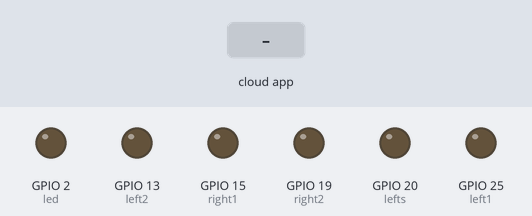
A sketch run on a simulated ESP32. Shown: output pins drawn as LEDs (lit = HIGH). Inputs (shaded band) come from the test bench. WiFi joins after 1.5 s; servers stay silent unless stated; no MQTT or app messages arrive unless stated; what the sketch prints to the serial monitor is not drawn.

Above: at 0.1 s.
At 3.6 s:
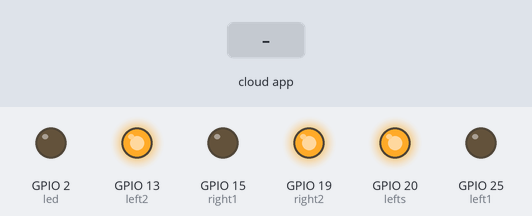
3.7 s: the phone or cloud app sets esp8266 to 1
At 4.1 s:
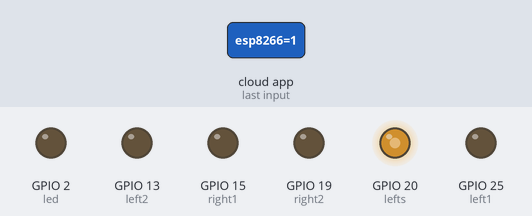
Timing chart, 0 to 6.7 s (numbered marks = the images above; inputs shaded):
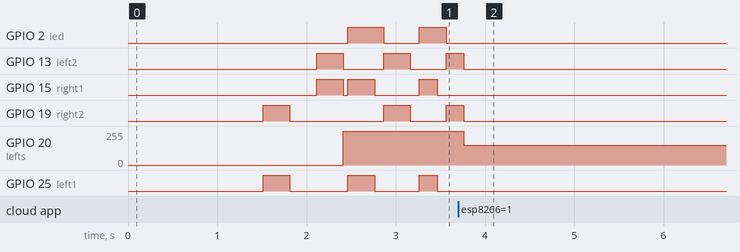

The sketch:

mqtt.ino
```cpp
#include <WiFi.h>
#include "Adafruit_MQTT.h"
#include "Adafruit_MQTT_Client.h"
#include <analogWrite.h>
/************************* WiFi Access Point *********************************/
#define WLAN_SSID       "ni milega"
#define WLAN_PASS       "9336585507"
#define MQTT_SERVER      "192.168.43.124"  // give static address
#define MQTT_PORT         1883
#define MQTT_USERNAME    ""
#define MQTT_PASSWORD         ""
#define left1        25
#define left2        13
#define lefts        20
#define right1       15
#define right2       19
#define rights       20
#define led   2

// Create an ESP8266 WiFiClient class to connect to the MQTT server.
WiFiClient client;
// Setup the MQTT client class by passing in the WiFi client and MQTT server and login details.
Adafruit_MQTT_Client mqtt(&client, MQTT_SERVER, MQTT_PORT, MQTT_USERNAME, MQTT_PASSWORD);
/****************************** Feeds ***************************************/
// Setup a feed called 'pi_led' for publishing.
// Notice MQTT paths for AIO follow the form: <username>/feeds/<feedname>
Adafruit_MQTT_Publish pi_led = Adafruit_MQTT_Publish(&mqtt, MQTT_USERNAME "/leds/pi");
// Setup a feed called 'esp8266_led' for subscribing to changes.
Adafruit_MQTT_Subscribe esp8266_led = Adafruit_MQTT_Subscribe(&mqtt, MQTT_USERNAME "/leds/esp8266");
/*************************** Sketch Code ************************************/
void MQTT_connect();
int speeds=255;
void setup() {
 Serial.begin(115200);
 delay(10);

 pinMode(left1, OUTPUT);
 pinMode(left2, OUTPUT);
 pinMode(right1, OUTPUT);
 pinMode(right2, OUTPUT);
 pinMode(lefts, OUTPUT);
 pinMode(rights, OUTPUT);
 pinMode(led, OUTPUT);
 Serial.println(F("RPi-ESP-MQTT"));
 // Connect to WiFi access point.
 Serial.println(); Serial.println();
 Serial.print("Connecting to ");
 Serial.println(WLAN_SSID);
 WiFi.begin(WLAN_SSID, WLAN_PASS);
 while (WiFi.status() != WL_CONNECTED) {
   delay(500);
   Serial.print(".");
 }
 Serial.println();
 Serial.println("WiFi connected");
 right();
 delay(300);
  stopp();
  delay(300);
 left();
 delay(300);
 stopp();
 Serial.println("IP address: "); Serial.println(WiFi.localIP());
 // Setup MQTT subscription for esp8266_led feed.
 mqtt.subscribe(&esp8266_led);
}
uint32_t x=0;
void loop() {
  analogWrite(lefts, speeds);
  analogWrite(rights, speeds);
 // Ensure the connection to the MQTT server is alive (this will make the first
 // connection and automatically reconnect when disconnected).  See the MQTT_connect
 MQTT_connect();
 // this is our 'wait for incoming subscription packets' busy subloop
 // try to spend your time here
 // Here its read the subscription
 Adafruit_MQTT_Subscribe *subscription;
 while ((subscription = mqtt.readSubscription())) {
   if (subscription == &esp8266_led) {
     Serial.print(F("Got: "));
     Serial.println((char *)esp8266_led.lastread);
     char aa= *esp8266_led.lastread;

    if (aa=='F')
{
     forward();
     Serial.println("F");
}
     else if (aa=='S')
     {
     stopp();
     Serial.println("S");
     Serial.println("Delete this line");
     }
     else if (aa=='B')
     {
     backward();
     Serial.println("B");
     }
     else if(aa=='R')
     {
     right();
     Serial.println("R");
     }
     else if(aa=='L')
     {
     left();
     Serial.println("L");
}
     else if(aa=='2')
     {
      speeds=200;
      Serial.println(speeds);
     }
     else if(aa=='1')
     {
      speeds=150;
      Serial.println(speeds);
     }
     else if(aa=='3')
     {
      speeds=230;
      Serial.println(speeds);
     }
     else if(aa=='4')
     {
      speeds=255;
      Serial.println(speeds);
     }
 }
 }

}
// Function to connect and reconnect as necessary to the MQTT server.
void MQTT_connect() {
 int8_t ret;
 // Stop if already connected.
 if (mqtt.connected()) {
   return;
 }
 Serial.print("Connecting to MQTT... ");
 uint8_t retries = 3;
 while ((ret = mqtt.connect()) != 0) { // connect will return 0 for connected
      Serial.println(mqtt.connectErrorString(ret));
      Serial.println("Retrying MQTT connection in 5 seconds...");
      mqtt.disconnect();
      delay(5000);  // wait 5 seconds
      retries--;
      if (retries == 0) {
        // basically die and wait for WDT to reset me
        while (1);
      }
 }
 Serial.println("MQTT Connected!");
 pi_led.publish("ESPconnected");
   digitalWrite(led, HIGH);
   forward();
   delay(300);
   stopp();
   delay(100);
   digitalWrite(led, LOW);
   backward();
   delay(300);
   stopp();
   delay(100);
   digitalWrite(led, HIGH);
   forward();
   delay(200);
   stopp();
   delay(100);
   digitalWrite(led, LOW);
   backward();
   delay(200);
   stopp();


}

 void forward()
 {
  digitalWrite(left1, HIGH);
 digitalWrite(left2, LOW);
 digitalWrite(right1, HIGH);
 digitalWrite(right2, LOW);
 analogWrite(lefts, speeds);
  analogWrite(rights, speeds);
 }
 void backward()
 {
  digitalWrite(left1, LOW);
 digitalWrite(left2, HIGH);
 digitalWrite(right1, LOW);
 digitalWrite(right2, HIGH);
 }
 void stopp()
 {
  digitalWrite(left1, LOW);
 digitalWrite(left2, LOW);
 digitalWrite(right1, LOW);
 digitalWrite(right2, LOW);
 }
 void right()
 {
  digitalWrite(left1, HIGH);
 digitalWrite(left2, LOW);
 digitalWrite(right1, LOW);
 digitalWrite(right2, HIGH);
 }
 void left()
 {
  digitalWrite(left1,LOW);
 digitalWrite(left2, HIGH);
 digitalWrite(right1, HIGH);
 digitalWrite(right2, LOW);
 }
```

Measured:
- after the input at 3.7 s, GPIO 20 (lefts): 255/255 → 150/255 after 0.06 s
